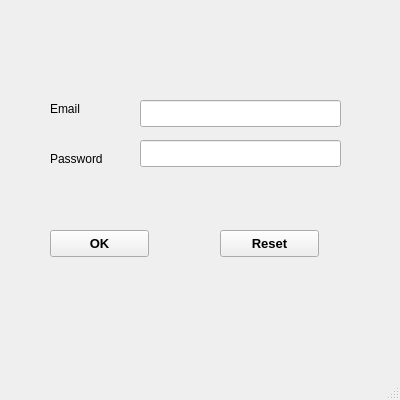
<?xml version="1.0" encoding="UTF-8"?>
<ui version="4.0">
 <class>LoginAtMyPC</class>
 <widget class="QMainWindow" name="LoginAtMyPC">
  <property name="geometry">
   <rect>
    <x>0</x>
    <y>0</y>
    <width>400</width>
    <height>400</height>
   </rect>
  </property>
  <property name="windowTitle">
   <string>MainWindow</string>
  </property>
  <widget class="QWidget" name="centralwidget">
   <widget class="QPushButton" name="OK_Button">
    <property name="geometry">
     <rect>
      <x>50</x>
      <y>230</y>
      <width>99</width>
      <height>27</height>
     </rect>
    </property>
    <property name="font">
     <font>
      <family>Ubuntu</family>
      <pointsize>10</pointsize>
      <weight>75</weight>
      <bold>true</bold>
     </font>
    </property>
    <property name="text">
     <string>OK</string>
    </property>
   </widget>
   <widget class="QPushButton" name="Reset_Button">
    <property name="geometry">
     <rect>
      <x>220</x>
      <y>230</y>
      <width>99</width>
      <height>27</height>
     </rect>
    </property>
    <property name="font">
     <font>
      <pointsize>10</pointsize>
      <weight>75</weight>
      <bold>true</bold>
     </font>
    </property>
    <property name="text">
     <string>Reset</string>
    </property>
   </widget>
   <widget class="QLineEdit" name="lineEdit">
    <property name="geometry">
     <rect>
      <x>140</x>
      <y>100</y>
      <width>201</width>
      <height>27</height>
     </rect>
    </property>
   </widget>
   <widget class="QLabel" name="label">
    <property name="geometry">
     <rect>
      <x>50</x>
      <y>100</y>
      <width>68</width>
      <height>17</height>
     </rect>
    </property>
    <property name="text">
     <string>Email</string>
    </property>
   </widget>
   <widget class="QLabel" name="label_2">
    <property name="geometry">
     <rect>
      <x>50</x>
      <y>150</y>
      <width>68</width>
      <height>17</height>
     </rect>
    </property>
    <property name="text">
     <string>Password</string>
    </property>
   </widget>
   <widget class="QLineEdit" name="lineEdit_2">
    <property name="geometry">
     <rect>
      <x>140</x>
      <y>140</y>
      <width>201</width>
      <height>27</height>
     </rect>
    </property>
    <property name="echoMode">
     <enum>QLineEdit::Password</enum>
    </property>
   </widget>
  </widget>
  <widget class="QMenuBar" name="menubar">
   <property name="geometry">
    <rect>
     <x>0</x>
     <y>0</y>
     <width>400</width>
     <height>25</height>
    </rect>
   </property>
  </widget>
  <widget class="QStatusBar" name="statusbar"/>
 </widget>
 <resources/>
 <connections>
  <connection>
   <sender>Reset_Button</sender>
   <signal>clicked()</signal>
   <receiver>lineEdit</receiver>
   <slot>clear()</slot>
   <hints>
    <hint type="sourcelabel">
     <x>250</x>
     <y>260</y>
    </hint>
    <hint type="destinationlabel">
     <x>237</x>
     <y>150</y>
    </hint>
   </hints>
  </connection>
  <connection>
   <sender>Reset_Button</sender>
   <signal>clicked()</signal>
   <receiver>lineEdit_2</receiver>
   <slot>clear()</slot>
   <hints>
    <hint type="sourcelabel">
     <x>296</x>
     <y>256</y>
    </hint>
    <hint type="destinationlabel">
     <x>282</x>
     <y>187</y>
    </hint>
   </hints>
  </connection>
 </connections>
</ui>
